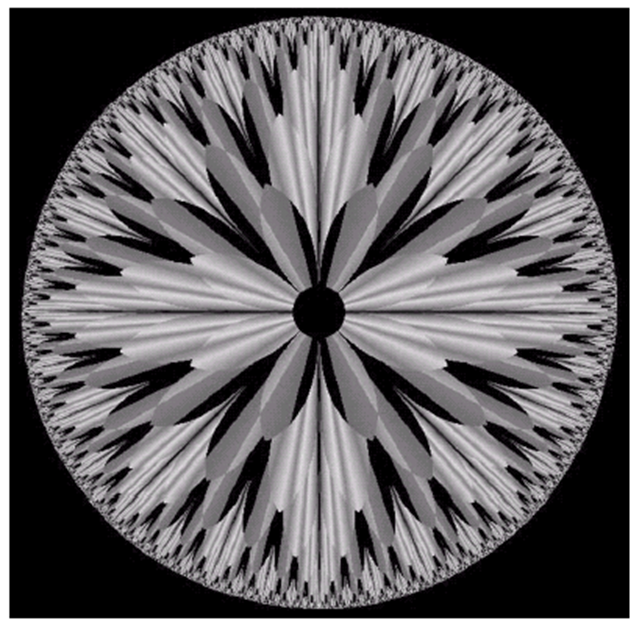
#> input picture bitplaneslicing.png, 642 x 623 px
$ python Addnoise.py
#> lines starting #> are read from the running program, lines starting #| are printed output that depends on the picture
#> further down, image is the input picture: shape (623, 642, 3); mean B, G, R 97.5, 95.2, 97.5
import numpy as np
import cv2

def add_gaussian_noise(image, mean=0, sigma=25):
#> called with mean = 0, sigma = 25
    gaussian = np.random.normal(mean, sigma, image.shape).astype(np.float32)
    noisy_image = image.astype(np.float32) + gaussian
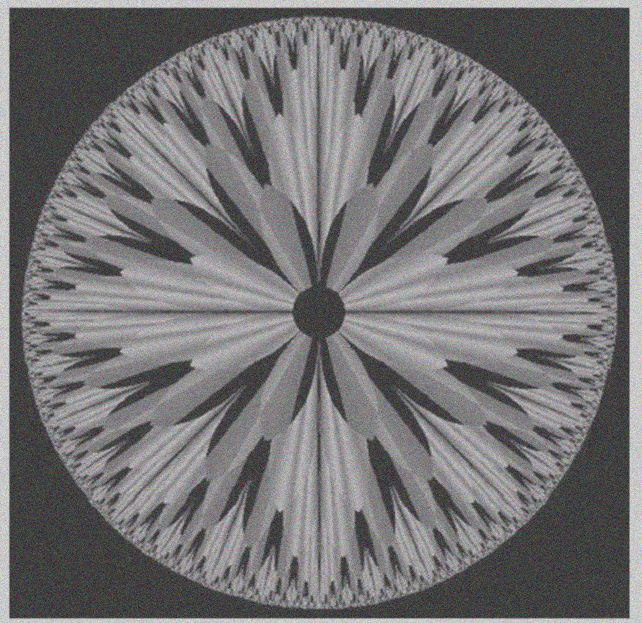
#> noisy_image: shape (623, 642, 3) float32; mean B, G, R 97.5, 95.3, 97.5; drawn with min black and max white
    noisy_image = np.clip(noisy_image, 0, 255)
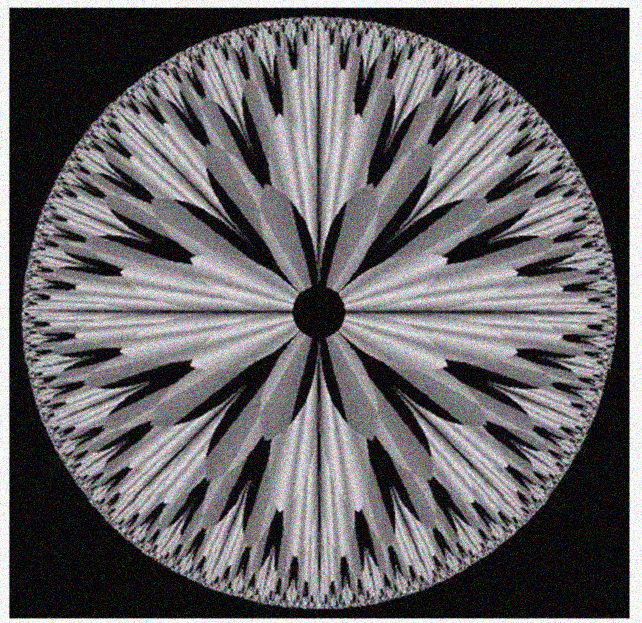
#> noisy_image: shape (623, 642, 3) float32; mean B, G, R 100.2, 98.1, 100.2
    return noisy_image.astype(np.uint8)

def add_uniform_noise(image, low=-50, high=50):
#> called with low = -50, high = 50
    uniform = np.random.uniform(low, high, image.shape).astype(np.float32)
    noisy_image = image.astype(np.float32) + uniform
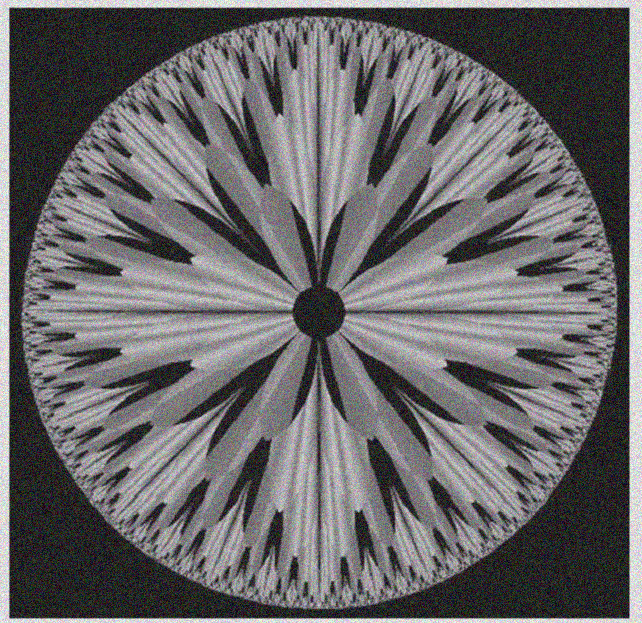
#> noisy_image: shape (623, 642, 3) float32; mean B, G, R 97.5, 95.2, 97.5; drawn with min black and max white
    noisy_image = np.clip(noisy_image, 0, 255)
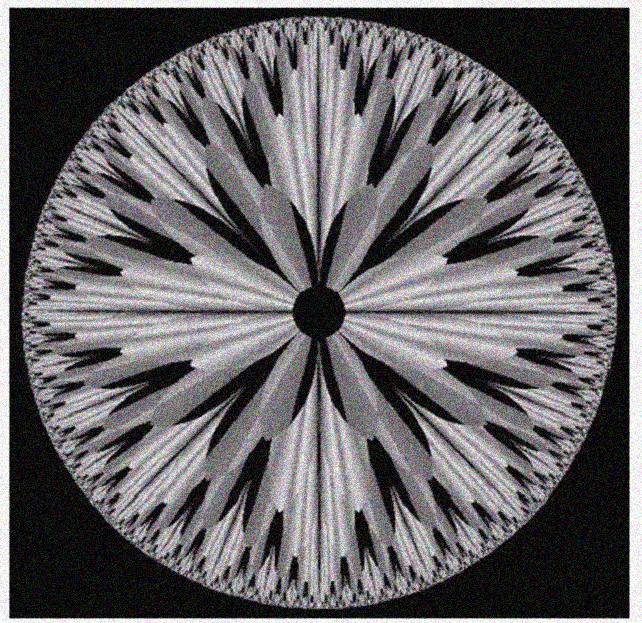
#> noisy_image: shape (623, 642, 3) float32; mean B, G, R 100.9, 98.8, 100.9
    return noisy_image.astype(np.uint8)

def add_salt_pepper_noise(image, salt_prob=0.01, pepper_prob=0.01):
#> called with salt_prob = 0.01, pepper_prob = 0.01
    noisy_image = image.copy()
    total_pixels = image.size
#> total_pixels = 1199898

    # Add salt noise
    num_salt = int(salt_prob * total_pixels)
#> num_salt = 11998
    salt_coords = [np.random.randint(0, i - 1, num_salt) for i in image.shape]
    noisy_image[salt_coords[0], salt_coords[1]] = 255

    # Add pepper noise
    num_pepper = int(pepper_prob * total_pixels)
#> num_pepper = 11998
    pepper_coords = [np.random.randint(0, i - 1, num_pepper) for i in image.shape]
    noisy_image[pepper_coords[0], pepper_coords[1]] = 0
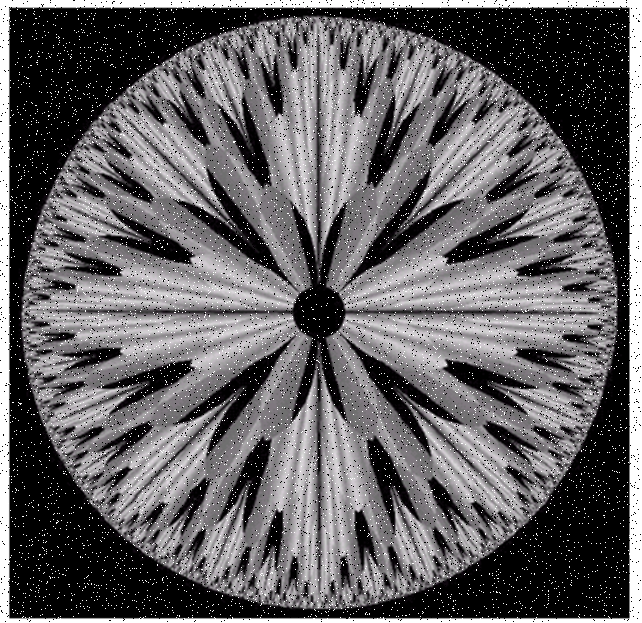
#> noisy_image: shape (623, 642, 3); mean B, G, R 99.2, 97, 99.2

    return noisy_image

image = cv2.imread('bitplaneslicing.png')

gaussian_noisy_image = add_gaussian_noise(image)
uniform_noisy_image = add_uniform_noise(image)
salt_pepper_noisy_image = add_salt_pepper_noise(image)

#cv2.imshow('gaussian_noisy_image.jpg', gaussian_noisy_image)
#cv2.imshow('uniform_noisy_image.jpg', uniform_noisy_image)
cv2.imwrite('salt_pepper_noisy_image.jpg', salt_pepper_noisy_image)
cv2.waitKey(0)
cv2.destroyAllWindows()
